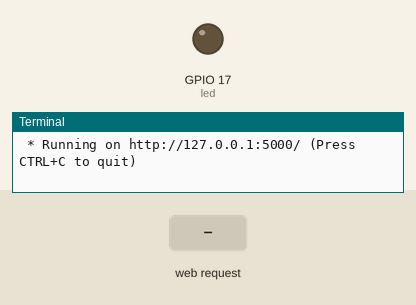
This program was run on a simulated Raspberry Pi (BCM pin numbers). Parts: output pins drawn as LEDs (lit = HIGH), the last lines printed to the terminal. The test bench sets the inputs (shaded band). A web server runs the application; the clock reads 2024-03-15 10:24:30 at power-on unless the program sets it.

Above: at 1.2 s.
1.3 s: HTTP request for / received with the fields action=on
At 2.4 s:
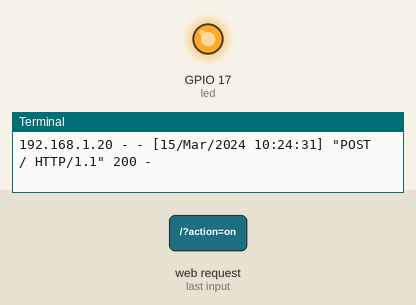
4.3 s: HTTP request for / received with the fields action=off
At 4.7 s:
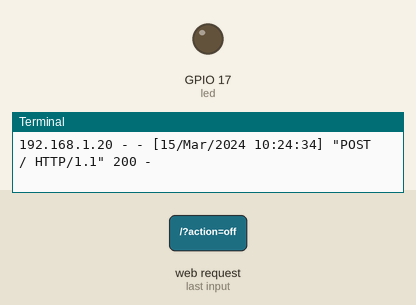
Timing chart, 0 to 7.3 s (numbered marks = the images above; inputs shaded):
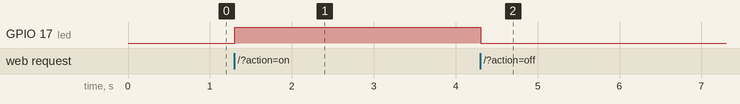

The program:

serve.py
```python
from flask import Flask
from flask import request

from led import LED

app = Flask(__name__)

@app.route('/', methods=['POST'])
def main():

	action = request.values['action']

	led = LED(17)

	if action == 'on':
		led.on()

	if action == 'off':
		led.off()

	return 'success'
```

led.py
```python
import RPi.GPIO as GPIO

import threading, time

import logging

logging.basicConfig(level=logging.DEBUG)

class LED:

	channel = 0

	def __init__(self, channel):

		self.channel = channel

		GPIO.setmode(GPIO.BCM)

		GPIO.setup(self.channel, GPIO.OUT)

	def on(self):

		GPIO.output(self.channel, GPIO.HIGH)

		return "on"

	def off(self):

		GPIO.output(self.channel, GPIO.LOW)

		return "off"
```

Measured:
- after the input at 1.3 s, GPIO 17 (led): LOW → HIGH at once
- after the input at 4.3 s, GPIO 17 (led): HIGH → LOW at once
